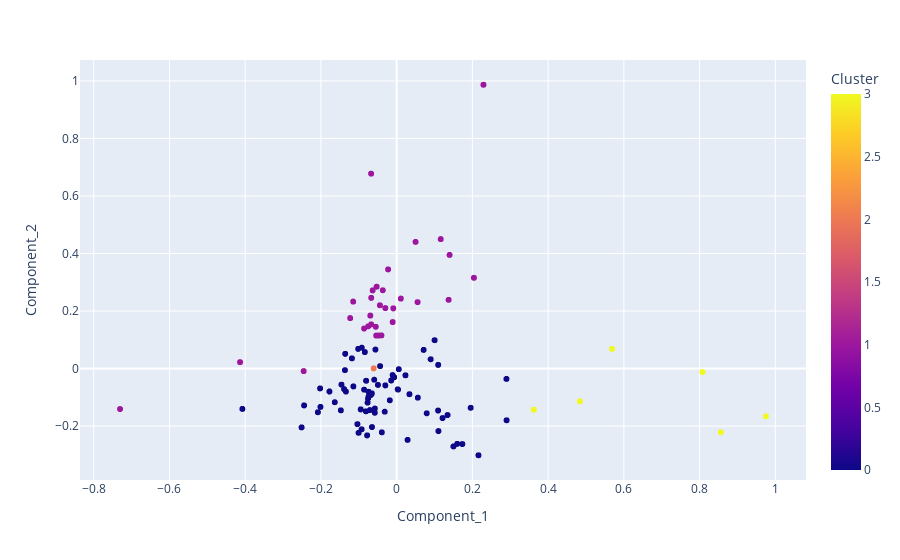

Write notebook code for a chart like this one.
### Code cell
fig = px.scatter(df_pca_kmeans_, x="Componente_1", y="Componente_2",
                 color="Cluster",
                 hover_name="variable")
fig.update_layout(xaxis_title="Component_1", yaxis_title="Component_2")
fig.show()

### Figure 1 — Plotly figure (JSON) as saved in the notebook; plotly's stock layout.template omitted (floating-point values rounded to 4 significant figures; data arrays with more than 128 entries replaced by an {"elided": "..."} marker saying what was removed)
{"data": [{"hovertemplate": "<b>%{hovertext}</b><br><br>Componente_1=%{x}<br>Componente_2=%{y}<br>Cluster=%{marker.color}<extra></extra>", "hovertext": {"elided": "4469 str values"}, "legendgroup": "", "marker": {"color": {"elided": "4469 int values"}, "coloraxis": "coloraxis", "symbol": "circle"}, "mode": "markers", "name": "", "showlegend": false, "type": "scattergl", "x": {"elided": "4469 float values"}, "xaxis": "x", "y": {"elided": "4469 float values"}, "yaxis": "y"}], "layout": {"coloraxis": {"colorbar": {"title": {"text": "Cluster"}}, "colorscale": [[0, "#0d0887"], [0.1111, "#46039f"], [0.2222, "#7201a8"], [0.3333, "#9c179e"], [0.4444, "#bd3786"], [0.5556, "#d8576b"], [0.6667, "#ed7953"], [0.7778, "#fb9f3a"], [0.8889, "#fdca26"], [1, "#f0f921"]]}, "legend": {"tracegroupgap": 0}, "margin": {"t": 60}, "xaxis": {"anchor": "y", "domain": [0, 1], "title": {"text": "Component_1"}}, "yaxis": {"anchor": "x", "domain": [0, 1], "title": {"text": "Component_2"}}}}
